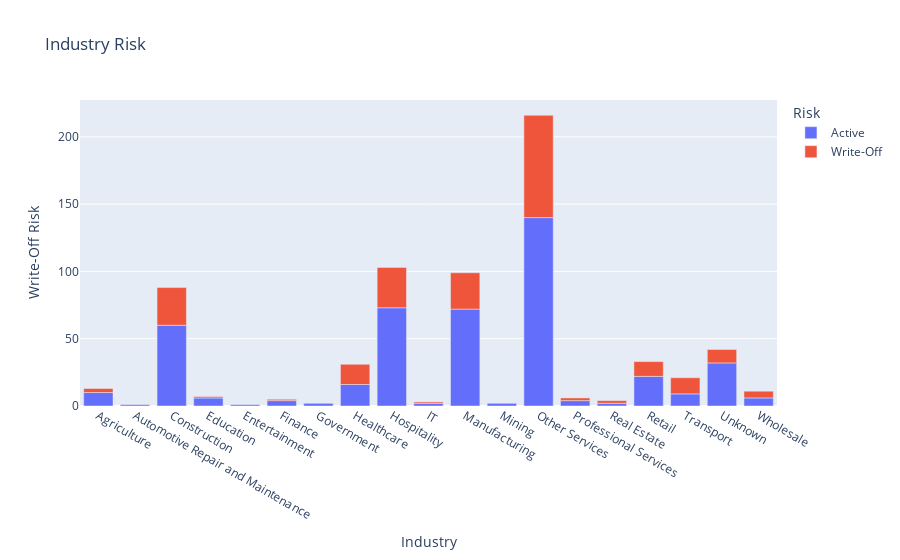

Notebook code for this chart:
### Markdown cell above
### Industry Risk Analysis

### Code cell
df_fil2 = df_filtered[['industry', 'loanStatusStr', 'loanStatus']].groupby(['industry', 'loanStatusStr']).count()
fig = px.bar(
    df_fil2.reset_index(), 
    x='industry', 
    y='loanStatus', 
    color='loanStatusStr', 
    title='Industry Risk', 
    labels={'loanStatus': 'Write-Off Risk', 'industry': 'Industry', 'loanStatusStr': 'Risk'},
)
fig.show()

### Figure 1 — Plotly figure (JSON) as saved in the notebook; plotly's stock layout.template omitted (floating-point values rounded to 4 significant figures)
{"data": [{"alignmentgroup": "True", "hovertemplate": "Risk=Active<br>Industry=%{x}<br>Write-Off Risk=%{y}<extra></extra>", "legendgroup": "Active", "marker": {"color": "#636efa", "pattern": {"shape": ""}}, "name": "Active", "offsetgroup": "Active", "orientation": "v", "showlegend": true, "textposition": "auto", "type": "bar", "x": ["Agriculture", "Automotive Repair and Maintenance", "Construction", "Education", "Entertainment", "Finance", "Government", "Healthcare", "Hospitality", "IT", "Manufacturing", "Mining", "Other Services", "Professional Services", "Real Estate", "Retail", "Transport", "Unknown", "Wholesale"], "xaxis": "x", "y": [10, 1, 60, 6, 1, 4, 2, 16, 73, 2, 72, 2, 140, 4, 2, 22, 9, 32, 6], "yaxis": "y"}, {"alignmentgroup": "True", "hovertemplate": "Risk=Write-Off<br>Industry=%{x}<br>Write-Off Risk=%{y}<extra></extra>", "legendgroup": "Write-Off", "marker": {"color": "#EF553B", "pattern": {"shape": ""}}, "name": "Write-Off", "offsetgroup": "Write-Off", "orientation": "v", "showlegend": true, "textposition": "auto", "type": "bar", "x": ["Agriculture", "Construction", "Education", "Finance", "Healthcare", "Hospitality", "IT", "Manufacturing", "Other Services", "Professional Services", "Real Estate", "Retail", "Transport", "Unknown", "Wholesale"], "xaxis": "x", "y": [3, 28, 1, 1, 15, 30, 1, 27, 76, 2, 2, 11, 12, 10, 5], "yaxis": "y"}], "layout": {"barmode": "relative", "legend": {"title": {"text": "Risk"}, "tracegroupgap": 0}, "title": {"text": "Industry Risk"}, "xaxis": {"anchor": "y", "domain": [0, 1], "title": {"text": "Industry"}}, "yaxis": {"anchor": "x", "domain": [0, 1], "title": {"text": "Write-Off Risk"}}}}
